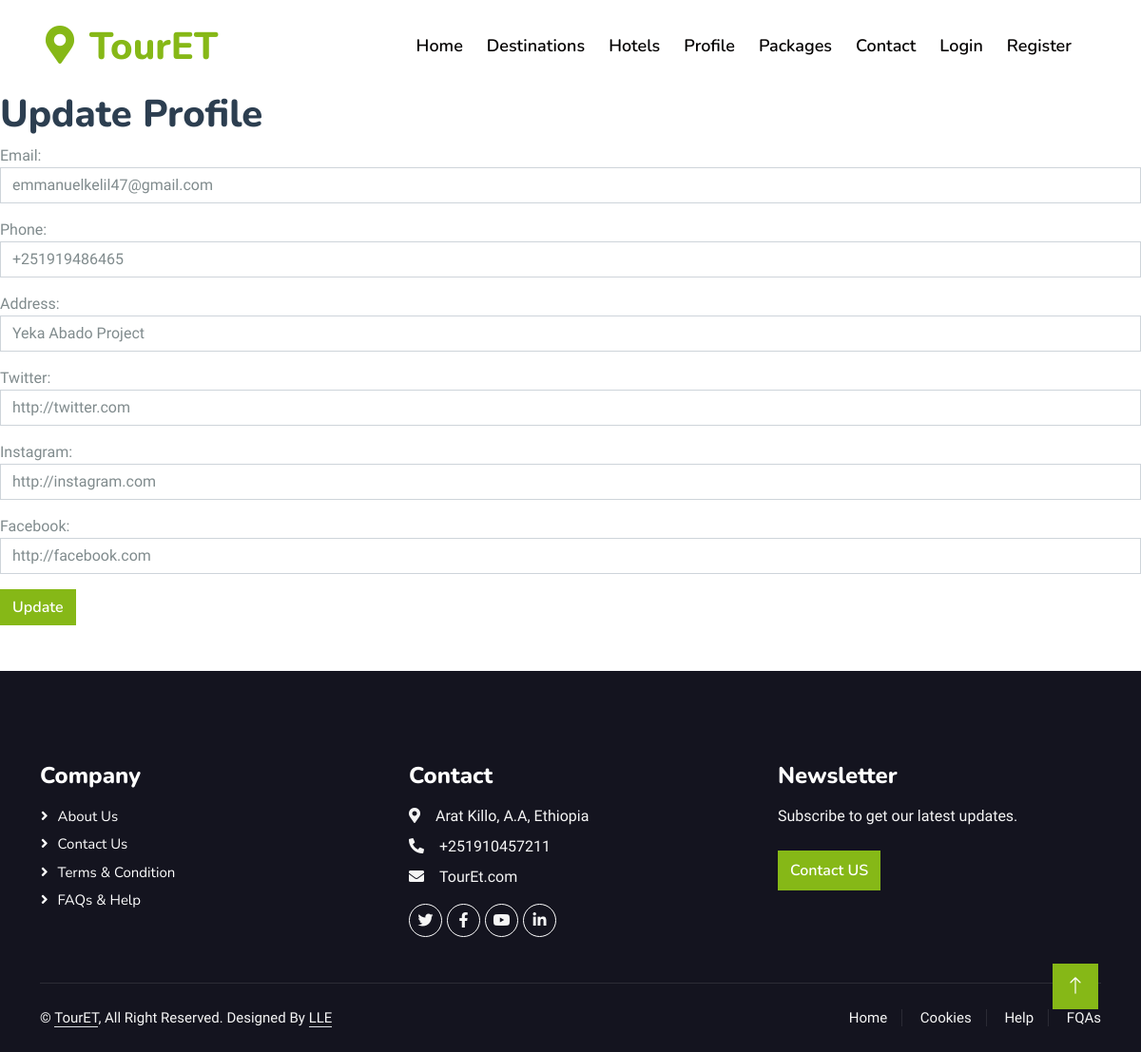
The page /update_profile/ (signed in) on the database its author committed.
### TourETAPP/models.py (models this page shows, shortened)
class UserProfile(models.Model):
    user = models.OneToOneField(CustomUser, on_delete=models.CASCADE)
    email = models.EmailField()
    phone = models.CharField(max_length=20)
    address = models.TextField()
    twitter = models.URLField(blank=True, null=True)
    instagram = models.URLField(blank=True, null=True)
    facebook = models.URLField(blank=True, null=True)

### TourETAPP/views.py (the view)
# urls.py: path('update_profile/', views.update_profile, name='update_profile'),
@login_required
def update_profile(request):
    user_profile, created = UserProfile.objects.get_or_create(user=request.user)
    if request.method == 'POST':
        form = ProfileForm(request.POST, instance=user_profile)
        if form.is_valid():
            form.save()
            messages.success(request, 'Profile updated successfully.')  # Add success message
            return redirect('create_destination')
    else:
        form = ProfileForm(instance=user_profile)
    context = {
        'form': form,
    }
    return render(request, 'update_profile.html', context)

### TourETAPP/forms.py
class ProfileForm(forms.ModelForm):
    class Meta:
        model = UserProfile
        fields = ['email', 'phone', 'address', 'twitter', 'instagram', 'facebook']
        widgets = {
            'email': forms.EmailInput(attrs={'class': 'form-control'}),
            'phone': forms.TextInput(attrs={'class': 'form-control'}),
            'address': forms.TextInput(attrs={'class': 'form-control'}),
            'twitter': forms.TextInput(attrs={'class': 'form-control'}),
            'instagram': forms.TextInput(attrs={'class': 'form-control'}),
            'facebook': forms.TextInput(attrs={'class': 'form-control'}),
        }

### TourETAPP/templates/update_profile.html (shortened to what this page needs)
{% load static %}
<!DOCTYPE html>
<html lang="en">
{% include 'head.html' %}
<body>
{% include 'register_header.html' %}
    <h1>Update Profile</h1>
    <form method="post" enctype="multipart/form-data" action="{% url 'update_profile' %}">
        {{ form.as_p }}
        <button type="submit" class="btn btn-primary">Update</button>
    </form>
{% include 'footer.html' %}
</body>
{% include 'scripts.html' %}
</html>

### TourETAPP/static/css/style.css (style rules this page uses)
:root { --primary: #86B817; --secondary: #FE8800; --light: #F5F5F5; --dark: #14141F; }
.btn { font-family: 'Nunito', sans-serif; font-weight: 600; transition: .5s; }
.btn.btn-primary, .btn.btn-secondary { color: #FFFFFF; }

### rows shown on the page
UserProfile: email "emmanuelkelil47@gmail.com", phone "+251919486465", address "Yeka Abado Project", twitter "http://twitter.com", instagram "http://instagram.com", facebook "http://facebook.com"
